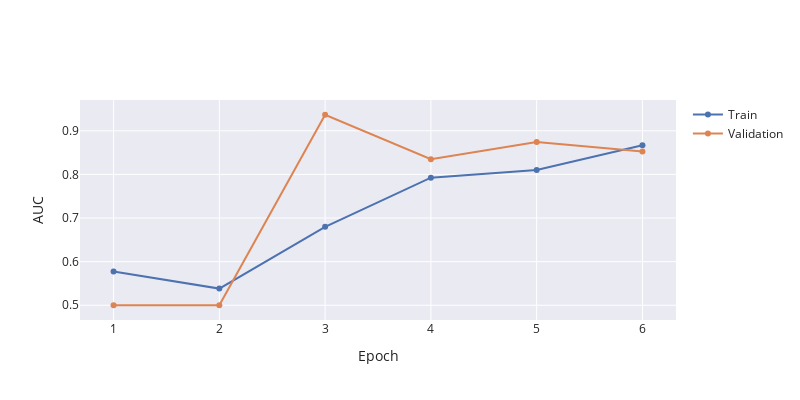

Notebook code for this chart:
### Code cell
import plotly.graph_objects as go

# Create a line chart with the training accuracy
trace1 = go.Scatter(x=list(range(1, len(history.history['auc'])+1)), y=history.history['auc'], name='Train',
                    mode='lines+markers', hoverlabel=dict(namelength=-1))

# Create a line chart with the validation accuracy
trace2 = go.Scatter(x=list(range(1, len(history.history['val_auc'])+1)), y=history.history['val_auc'], name='Validation',
                    mode='lines+markers', hoverlabel=dict(namelength=-1))

# Create a layout for the chart
layout = go.Layout(xaxis=dict(title='Epoch'),
                   yaxis=dict(title='AUC'),
                   width=800,
                   height=400,
                   template='seaborn')

# Create a figure
fig = go.Figure(data=[trace1, trace2], layout=layout)

# Show the plot
fig.show()

### Figure 1 — Plotly figure (JSON) as saved in the notebook; plotly's stock layout.template omitted (floating-point values rounded to 4 significant figures)
{"data": [{"hoverlabel": {"namelength": -1}, "mode": "lines+markers", "name": "Train", "type": "scatter", "x": [1, 2, 3, 4, 5, 6], "y": [0.5776, 0.5382, 0.6799, 0.7925, 0.8102, 0.8667]}, {"hoverlabel": {"namelength": -1}, "mode": "lines+markers", "name": "Validation", "type": "scatter", "x": [1, 2, 3, 4, 5, 6], "y": [0.5, 0.5, 0.9368, 0.8347, 0.8743, 0.8524]}], "layout": {"height": 400, "width": 800, "xaxis": {"title": {"text": "Epoch"}}, "yaxis": {"title": {"text": "AUC"}}}}
